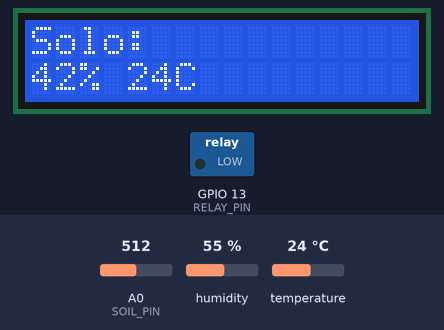
Recording of a program running on a simulated ESP8266 board running MicroPython. On the bench: 16×2 character LCD, switched loads named in the program (green lamp = pin HIGH). The inputs (shaded band) are chosen by the test bench; at power-on: A0 (SOIL_PIN) = 512, humidity 55 %, temperature 24 °C (analog values on the 0–1023 scale). WiFi joins after 1.5 s; requests to the public web service named in the program get a made-up reply in its usual format after 0.4 s (London, UTC, broken clouds, 64 % humidity, 1013 hPa unless stated); web requests get an empty 200 reply after 0.4 s; the clock reads 2024-03-15 10:24:30 at power-on unless the program sets it; library files of the repository ran but are not shown: i2c_lcd.py; what the program prints to the serial console is not drawn.

Above: at 2.1 s.

Measured:
- what the display in image 0 shows lasts 27.8 s, from 2.0 s to 29.8 s

The program:

main__c_digo_teste_1_.py
```python
import network
import urequests
import time
import dht
from machine import Pin, ADC, I2C
from i2c_lcd import I2cLcd

# === CONFIGURAÇÕES ===
SSID = "XXXXXXXXX"
SENHA = "XXXXXXXX"
OWM_API_KEY = "572f825868ba5390c9743c1dff4329e1"
LATITUDE = -23.5505
LONGITUDE = -46.6333
THINGSPEAK_API_KEY = "U07M4R9UPNNHLDYX"
THINGSPEAK_URL = "http://api.thingspeak.com/update"

# === HARDWARE ===
SOIL_PIN = ADC(0)
RELAY_PIN = Pin(13, Pin.OUT)
DHT_SENSOR = dht.DHT11(Pin(5))
i2c = I2C(scl=Pin(14), sda=Pin(12), freq=400000)
lcd = I2cLcd(i2c, 0x27, 2, 16)

# === CALIBRAÇÃO DO SENSOR CAPACITIVO ===
VALOR_SECO = 640
VALOR_UMIDO = 340

# === VARIÁVEIS DE CONTROLE ===
tempo_inicio_bomba = None
tempo_maximo_bomba = 60
tempo_espera_minima = 120
ultimo_desligamento = None
bombaLigada = False
umidade_filtrada = None
tempo_umidade_alta = None
tempo_umidade_requerida = 30
solo_saturado = False

# === FUNÇÕES ===
def conectar_wifi(ssid, senha):
    wlan = network.WLAN(network.STA_IF)
    wlan.active(True)
    wlan.connect(ssid, senha)
    inicio = time.time()
    while not wlan.isconnected():
        if time.time() - inicio > 10:
            print("Falha ao conectar ao Wi-Fi")
            return False
    print("Wi-Fi conectado:", wlan.ifconfig())
    return True

def chuva_prevista():
    try:
        resposta = urequests.get("https://f04277c2a84a.ngrok-free.app/chuva")
        dados = resposta.json()
        resposta.close()
        chuva_mm = dados.get("chuva_mm", 0)
        return round(chuva_mm, 2)
    except Exception as e:
        print("Erro ao obter previsão de chuva:", e)
        return -1

def filtrar_exponencial(leitura, anterior, alpha=0.3):
    if anterior is None:
        return leitura
    return int(alpha * leitura + (1 - alpha) * anterior)

def solo_seco(umidade):
    return max(0, min(1, (30 - umidade) / 30)) if umidade <= 30 else 0

def solo_medio(umidade):
    if 20 <= umidade <= 80:
        return (umidade - 20) / 30 if umidade <= 50 else (80 - umidade) / 30
    return 0

def solo_umido(umidade):
    return max(0, min(1, (umidade - 70) / 30)) if umidade >= 70 else 0

def temp_frio(valor):
    return max(0, min(1, (20 - valor) / 10)) if valor <= 20 else 0

def temp_medio(valor):
    if 21 <= valor <= 30:
        return (valor - 21) / 4.5 if valor <= 25.5 else (30 - valor) / 4.5
    return 0

def temp_quente(valor):
    return max(0, min(1, (valor - 31) / 10)) if valor >= 31 else 0

def calcular_irrigacao(umidade_solo, temp, chuva):
    seco = solo_seco(umidade_solo)
    medio = solo_medio(umidade_solo)
    umido = solo_umido(umidade_solo)
    frio = temp_frio(temp)
    tmedio = temp_medio(temp)
    quente = temp_quente(temp)

    forte = seco * max(quente, tmedio, frio)
    media = medio * tmedio
    fraca = umido * frio

    irrigacao = (forte * 300 + media * 150 + fraca * 30) / (forte + media + fraca + 0.01)

    if chuva >= 0:
        fator_chuva = max(0.2, 1 - min(chuva / 10, 0.8))
        irrigacao *= fator_chuva

    return int(irrigacao)

def enviar_thingspeak(umidade_solo, temp_local, umidade_ar, irrigacao, chuva):
    try:
        atividade = 1
        payload = (
            f"{THINGSPEAK_URL}?api_key={THINGSPEAK_API_KEY}"
            f"&field1={umidade_solo}&field2={temp_local}&field3={umidade_ar}"
            f"&field4={chuva}&field5={irrigacao}&field6={atividade}"
        )
        resposta = urequests.get(payload)
        resposta.close()
    except Exception as e:
        print("Falha ao enviar para ThingSpeak:", e)

# === LOOP PRINCIPAL ===
if not conectar_wifi(SSID, SENHA):
    print("Continuando sem Wi-Fi...")

while True:
    try:
        DHT_SENSOR.measure()
        temp_local = DHT_SENSOR.temperature()
        umidade_ar = DHT_SENSOR.humidity()
        chuva = chuva_prevista()

        solo = SOIL_PIN.read()
        print(f"\n[STATUS] Valor bruto do solo: {solo}")

        if solo <= 10 or solo >= 1023:
            print("[AVISO] Leitura inválida do sensor de solo.")
            time.sleep(15)
            continue

        umidade_solo = int((VALOR_SECO - solo) / (VALOR_SECO - VALOR_UMIDO) * 100)
        umidade_solo = max(0, min(100, umidade_solo))
        umidade_solo = filtrar_exponencial(umidade_solo, umidade_filtrada, alpha=0.3)
        umidade_filtrada = umidade_solo

        print(f"[STATUS] Umidade do solo: {umidade_solo}%")
        print(f"[STATUS] Temperatura: {temp_local}°C | Umidade do ar: {umidade_ar}%")
        print(f"[STATUS] Chuva prevista (6h): {chuva} mm")

        irrigacao = calcular_irrigacao(umidade_solo, temp_local, chuva)
        print(f"[STATUS] Tempo de irrigação calculado: {irrigacao} segundos")

        if bombaLigada:
            if umidade_solo >= 90:
                if tempo_umidade_alta is None:
                    tempo_umidade_alta = time.time()
                elif time.time() - tempo_umidade_alta >= tempo_umidade_requerida:
                    bombaLigada = False
                    ultimo_desligamento = time.time()
                    solo_saturado = True
            else:
                tempo_umidade_alta = None

            if time.time() - tempo_inicio_bomba > tempo_maximo_bomba:
                bombaLigada = False
                ultimo_desligamento = time.time()
                solo_saturado = umidade_solo >= 90
        else:
            tempo_umidade_alta = None
            tempo_passado = time.time() - ultimo_desligamento if ultimo_desligamento else tempo_espera_minima + 1

            if tempo_passado > tempo_espera_minima:
                if not solo_saturado:
                    if umidade_solo < 90 and irrigacao >= 150:
                        bombaLigada = True
                        tempo_inicio_bomba = time.time()
                else:
                    if umidade_solo <= 30 and irrigacao >= 100:
                        bombaLigada = True
                        tempo_inicio_bomba = time.time()
                        solo_saturado = False

        RELAY_PIN.value(1 if bombaLigada else 0)
        print(f"[STATUS] Bomba {'LIGADA' if bombaLigada else 'DESLIGADA'}")

        lcd.clear()
        lcd.putstr("Solo:\n")
        lcd.putstr(f"{umidade_solo}% {temp_local}C")

        enviar_thingspeak(umidade_solo, temp_local, umidade_ar, irrigacao, chuva)

        time.sleep(27)

    except Exception as e:
        print("Erro no sistema:", e)
        time.sleep(27)
```
